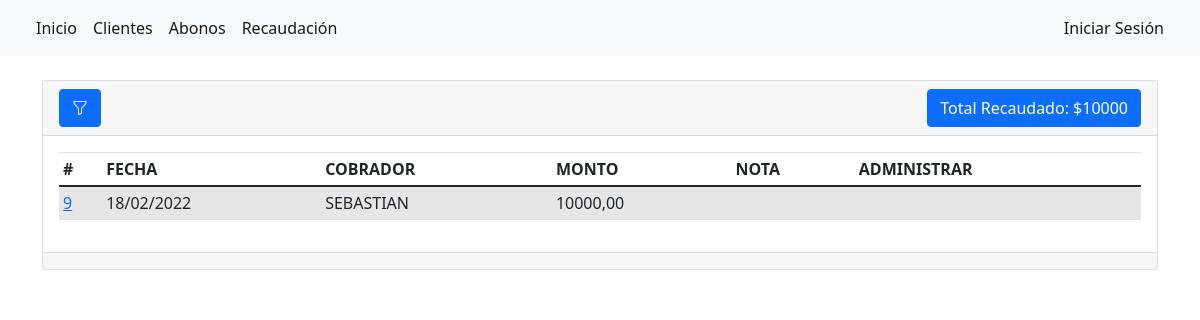
Page /recaudaciones/ on the earlier database version.
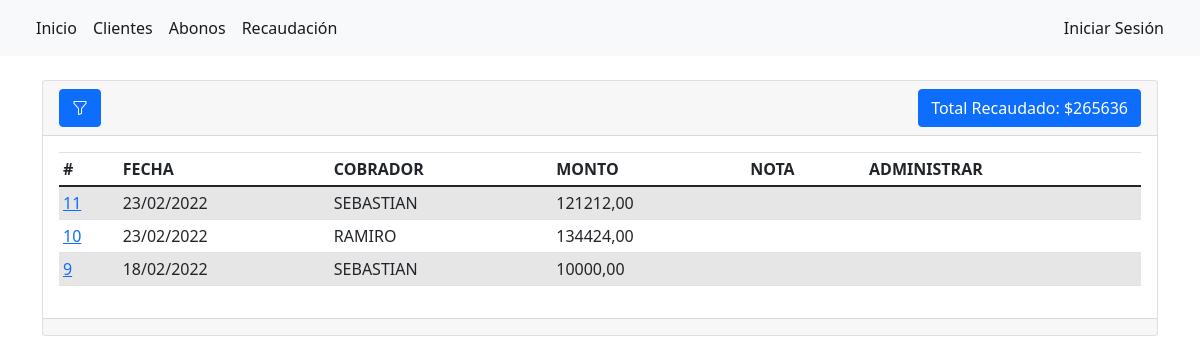
Same page on the later database version.
### abonos/models.py (models this page shows, shortened)
class Recaudacion(models.Model):
    cobrador = models.ForeignKey(
        'Cobrador',
        blank=False,
        null=True,
        on_delete=SET_NULL
        )
    fecha = models.DateTimeField(
        blank=True,
        null=True,
        default= datetime.now,
        verbose_name="fecha"
        )
    monto = models.DecimalField(
        max_digits=10,
        decimal_places=2,
        default=0.00,
        verbose_name="monto"
        )
    nota = models.CharField(
        max_length=100,
        blank=True,
        verbose_name="nota"
        )
    creado = models.DateTimeField(auto_now_add=True)
    modificado = models.DateTimeField(auto_now=True)
    class Meta:
        verbose_name = "Recaudación"
        verbose_name_plural = "Recaudaciones"
        ordering = ['-modificado', '-creado']

class Cobrador(models.Model):
    nombre = models.CharField(max_length=45, verbose_name="nombre")
    activo = models.BooleanField(default=True, verbose_name="activo")
    usuario = models.ForeignKey(User,null=True, on_delete=SET_NULL)
    creado = models.DateTimeField(auto_now_add=True)
    modificado = models.DateTimeField(auto_now=True)
    class Meta:
        verbose_name = "Cobrador"
        verbose_name_plural = "Cobradores"
        ordering = ['-modificado', '-creado']
        unique_together = ['nombre']

### abonos/views.py (the view)
# urls.py: path('recaudaciones/', views.recaudaciones, name='recaudaciones'),
def recaudaciones(request):
    if request.GET.get('query_cobrador') != None:
        query_cobrador = request.GET.get('query_cobrador')
        recaudaciones = Recaudacion.objects.filter(cobrador__id=query_cobrador).order_by('-creado')
    if request.GET.get('query_cobrador') == None:
        recaudaciones = Recaudacion.objects.all().order_by('-creado')
    suma_monto = recaudaciones.aggregate(monto=Sum('monto'))
    cobradores = Cobrador.objects.all()
    context = {
        'recaudaciones': recaudaciones,
        'cobradores': cobradores,
        'suma_monto': suma_monto,
    }
    return render(request, 'recaudaciones/index.html', context)

### abonos/templates/recaudaciones/index.html (shortened to what this page needs)
{% extends "base.html" %}
{% block contenido %}
<div class="card">
    <div class="card-header d-flex justify-content-between">
        <a class="btn btn-primary" data-bs-toggle="offcanvas" href="#filtros" role="button" aria-controls="filtros">
            <i class="bi bi-funnel"></i>
        </a>
        {% if suma_monto.monto == None %}
        <a name="" id="" class="btn btn-primary" href="#">Total Recaudado:  $0</a>
        {% else %}
        <a name="" id="" class="btn btn-primary" href="#">Total Recaudado:  ${{suma_monto.monto}}</a>
        {% endif %}
    </div>
    <div class="card-body">
        <div class="table-responsive">
            <table class="table table-sm table-striped table-hover">
                <thead>
                    <tr>
                        <th>#</th>
                        <th>FECHA</th>
                        <th>COBRADOR</th>
                        <th>MONTO</th>
                        <th>NOTA</th>
                        <th>ADMINISTRAR</th>
                    </tr>
                </thead>
                <tbody>
                    {% for recaudacion in recaudaciones %}
                    <tr>
                        <td>
                            <a href="{% url 'abonos'%}?query_recaudacion={{ recaudacion.id }}">{{ recaudacion.id }}</a>
                        </td>
                        <td>{{ recaudacion.fecha|date:"d/m/Y" }}</td>
                        <td>{{ recaudacion.cobrador.nombre }}</td>
                        <td>{{ recaudacion.monto }}</td>
                        <td>{{ recaudacion.nota }}</td>
                        <td>
                        </td>
                    </tr>
                    {% endfor %}
                </tbody>
            </table>
        </div>
    </div>
    <div class="card-footer text-muted">
    </div>
</div>
{% endblock %}

Differences in the rows shown:
added Recaudacion: id "11", fecha "23/02/2022", cobrador.nombre "SEBASTIAN", monto "121212,00"
added Recaudacion: id "10", fecha "23/02/2022", cobrador.nombre "RAMIRO", monto "134424,00"
Other differences:
{{ suma_monto.monto }}: "10000" → "265636"
